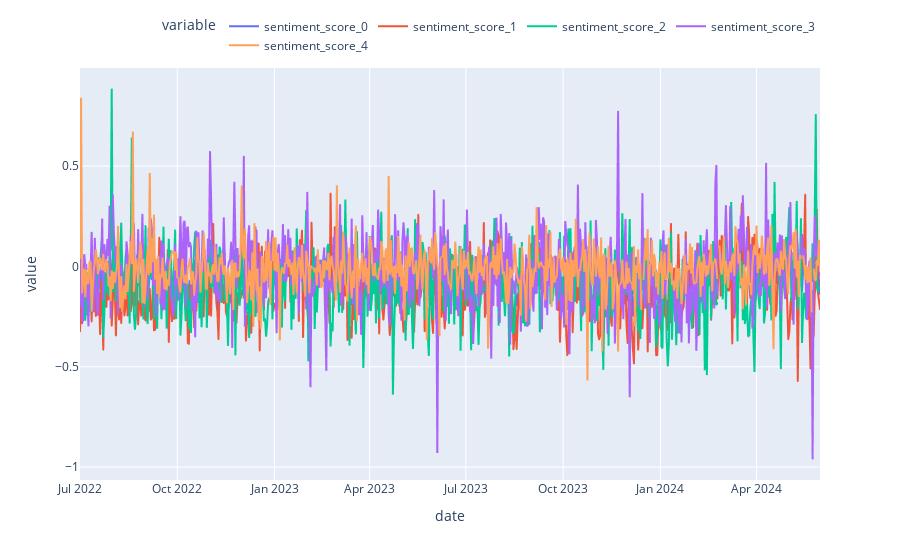

The notebook cell this image was saved under:
### Code cell
# df = px.data.gapminder().query("continent=='Oceania'")
fig = px.line(test_chart_df, x="date", y="value", color='variable')

fig.update_layout(legend=dict(
    orientation="h",
    yanchor="bottom",
    y=1.02,
    xanchor="right",
    x=1
))

fig.show()

### Figure 1 — Plotly figure (JSON) as saved in the notebook; plotly's stock layout.template omitted (floating-point values rounded to 4 significant figures; data arrays with more than 128 entries replaced by an {"elided": "..."} marker saying what was removed)
{"data": [{"hovertemplate": "variable=sentiment_score_0<br>date=%{x}<br>value=%{y}<extra></extra>", "legendgroup": "sentiment_score_0", "line": {"color": "#636efa", "dash": "solid"}, "marker": {"symbol": "circle"}, "mode": "lines", "name": "sentiment_score_0", "showlegend": true, "type": "scattergl", "x": {"elided": "700 str values"}, "xaxis": "x", "y": {"elided": "700 float values"}, "yaxis": "y"}, {"hovertemplate": "variable=sentiment_score_1<br>date=%{x}<br>value=%{y}<extra></extra>", "legendgroup": "sentiment_score_1", "line": {"color": "#EF553B", "dash": "solid"}, "marker": {"symbol": "circle"}, "mode": "lines", "name": "sentiment_score_1", "showlegend": true, "type": "scattergl", "x": {"elided": "700 str values"}, "xaxis": "x", "y": {"elided": "700 float values"}, "yaxis": "y"}, {"hovertemplate": "variable=sentiment_score_2<br>date=%{x}<br>value=%{y}<extra></extra>", "legendgroup": "sentiment_score_2", "line": {"color": "#00cc96", "dash": "solid"}, "marker": {"symbol": "circle"}, "mode": "lines", "name": "sentiment_score_2", "showlegend": true, "type": "scattergl", "x": {"elided": "700 str values"}, "xaxis": "x", "y": {"elided": "700 float values"}, "yaxis": "y"}, {"hovertemplate": "variable=sentiment_score_3<br>date=%{x}<br>value=%{y}<extra></extra>", "legendgroup": "sentiment_score_3", "line": {"color": "#ab63fa", "dash": "solid"}, "marker": {"symbol": "circle"}, "mode": "lines", "name": "sentiment_score_3", "showlegend": true, "type": "scattergl", "x": {"elided": "700 str values"}, "xaxis": "x", "y": {"elided": "700 float values"}, "yaxis": "y"}, {"hovertemplate": "variable=sentiment_score_4<br>date=%{x}<br>value=%{y}<extra></extra>", "legendgroup": "sentiment_score_4", "line": {"color": "#FFA15A", "dash": "solid"}, "marker": {"symbol": "circle"}, "mode": "lines", "name": "sentiment_score_4", "showlegend": true, "type": "scattergl", "x": {"elided": "700 str values"}, "xaxis": "x", "y": {"elided": "700 float values"}, "yaxis": "y"}], "layout": {"legend": {"orientation": "h", "title": {"text": "variable"}, "tracegroupgap": 0, "x": 1, "xanchor": "right", "y": 1.02, "yanchor": "bottom"}, "margin": {"t": 60}, "xaxis": {"anchor": "y", "domain": [0, 1], "title": {"text": "date"}}, "yaxis": {"anchor": "x", "domain": [0, 1], "title": {"text": "value"}}}}
